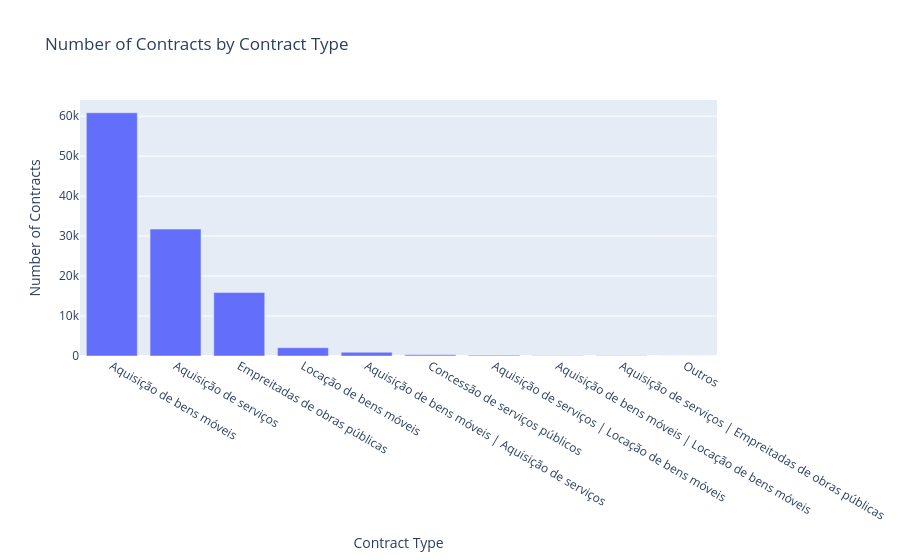

Source (notebook cell):
### Code cell
subset_counts = subset['tipoContrato'].value_counts().reset_index()
subset_counts.columns = ['tipoContrato', 'count']

# Get top 10
top_10 = subset_counts.head(10)

fig = px.bar(
    top_10,
    x='tipoContrato',
    y='count',
    title='Number of Contracts by Contract Type',
    labels={'tipoContrato': 'Contract Type', 'count': 'Number of Contracts'}
)

fig.show()

### Figure 1 — Plotly figure (JSON) as saved in the notebook; plotly's stock layout.template omitted (floating-point values rounded to 4 significant figures)
{"data": [{"hovertemplate": "Contract Type=%{x}<br>Number of Contracts=%{y}<extra></extra>", "legendgroup": "", "marker": {"color": "#636efa", "pattern": {"shape": ""}}, "name": "", "orientation": "v", "showlegend": false, "textposition": "auto", "type": "bar", "x": ["Aquisição de bens móveis", "Aquisição de serviços", "Empreitadas de obras públicas", "Locação de bens móveis", "Aquisição de bens móveis | Aquisição de serviços", "Concessão de serviços públicos", "Aquisição de serviços | Locação de bens móveis", "Aquisição de bens móveis | Locação de bens móveis", "Aquisição de serviços | Empreitadas de obras públicas", "Outros"], "xaxis": "x", "y": [60843, 31747, 15860, 2062, 945, 285, 216, 58, 37, 25], "yaxis": "y"}], "layout": {"barmode": "relative", "legend": {"tracegroupgap": 0}, "title": {"text": "Number of Contracts by Contract Type"}, "xaxis": {"anchor": "y", "domain": [0, 1], "title": {"text": "Contract Type"}}, "yaxis": {"anchor": "x", "domain": [0, 1], "title": {"text": "Number of Contracts"}}}}
